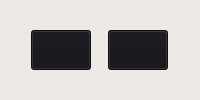
        <widget class="QWidget" name="productAction_widget_29" native="true">
         <property name="sizePolicy">
          <sizepolicy hsizetype="Expanding" vsizetype="Expanding">
           <horstretch>0</horstretch>
           <verstretch>0</verstretch>
          </sizepolicy>
         </property>
         <property name="styleSheet">
          <string notr="true">background-color: rgb(237, 233, 230);
color: black;</string>
         </property>
         <layout class="QGridLayout" name="gridLayout_33">
          <property name="leftMargin">
           <number>5</number>
          </property>
          <property name="topMargin">
           <number>5</number>
          </property>
          <property name="rightMargin">
           <number>5</number>
          </property>
          <property name="bottomMargin">
           <number>5</number>
          </property>
          <property name="spacing">
           <number>0</number>
          </property>
          <item row="0" column="0">
           <widget class="QWidget" name="" native="true">
            <property name="styleSheet">
             <string notr="true">background-color: transparent;</string>
            </property>
            <layout class="QHBoxLayout" name="horizontalLayout_38">
             <property name="spacing">
              <number>0</number>
             </property>
             <property name="topMargin">
              <number>1</number>
             </property>
             <property name="bottomMargin">
              <number>1</number>
             </property>
             <item>
              <widget class="QPushButton" name="deleteProduct_button_2">
               <property name="sizePolicy">
                <sizepolicy hsizetype="Expanding" vsizetype="Fixed">
                 <horstretch>0</horstretch>
                 <verstretch>0</verstretch>
                </sizepolicy>
               </property>
               <property name="minimumSize">
                <size>
                 <width>30</width>
                 <height>30</height>
                </size>
               </property>
               <property name="maximumSize">
                <size>
                 <width>60</width>
                 <height>40</height>
                </size>
               </property>
               <property name="styleSheet">
                <string notr="true">background-color: rgb(18, 18, 23);
padding: 5px;
color:rgb(255, 255, 255);</string>
               </property>
               <property name="text">
                <string/>
               </property>
               <property name="icon">
                <iconset theme="QIcon::ThemeIcon::EditDelete"/>
               </property>
               <property name="iconSize">
                <size>
                 <width>24</width>
                 <height>24</height>
                </size>
               </property>
               <property name="index" stdset="0">
                <UInt>2</UInt>
               </property>
              </widget>
             </item>
             <item>
              <widget class="QPushButton" name="editProduct_button_2">
               <property name="sizePolicy">
                <sizepolicy hsizetype="Expanding" vsizetype="Fixed">
                 <horstretch>0</horstretch>
                 <verstretch>0</verstretch>
                </sizepolicy>
               </property>
               <property name="minimumSize">
                <size>
                 <width>30</width>
                 <height>30</height>
                </size>
               </property>
               <property name="maximumSize">
                <size>
                 <width>60</width>
                 <height>40</height>
                </size>
               </property>
               <property name="styleSheet">
                <string notr="true">background-color: rgb(18, 18, 23);
padding: 5px;
color:rgb(255, 255, 255);</string>
               </property>
               <property name="text">
                <string/>
               </property>
               <property name="icon">
                <iconset theme="QIcon::ThemeIcon::MailMessageNew"/>
               </property>
               <property name="iconSize">
                <size>
                 <width>24</width>
                 <height>24</height>
                </size>
               </property>
               <property name="index" stdset="0">
                <UInt>2</UInt>
               </property>
              </widget>
             </item>
            </layout>
           </widget>
          </item>
         </layout>
        </widget>
